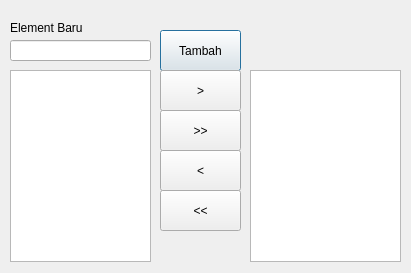
<?xml version="1.0" encoding="UTF-8"?>
<ui version="4.0">
 <class>Dialog</class>
 <widget class="QDialog" name="Dialog">
  <property name="geometry">
   <rect>
    <x>0</x>
    <y>0</y>
    <width>411</width>
    <height>273</height>
   </rect>
  </property>
  <property name="windowTitle">
   <string>Demo QListWidget</string>
  </property>
  <widget class="QLabel" name="label">
   <property name="geometry">
    <rect>
     <x>10</x>
     <y>20</y>
     <width>101</width>
     <height>16</height>
    </rect>
   </property>
   <property name="text">
    <string>Element Baru</string>
   </property>
  </widget>
  <widget class="QLineEdit" name="txtElement">
   <property name="geometry">
    <rect>
     <x>10</x>
     <y>40</y>
     <width>141</width>
     <height>21</height>
    </rect>
   </property>
  </widget>
  <widget class="QListWidget" name="list1">
   <property name="geometry">
    <rect>
     <x>10</x>
     <y>70</y>
     <width>141</width>
     <height>192</height>
    </rect>
   </property>
  </widget>
  <widget class="QPushButton" name="btnAdd">
   <property name="geometry">
    <rect>
     <x>160</x>
     <y>30</y>
     <width>81</width>
     <height>41</height>
    </rect>
   </property>
   <property name="text">
    <string>Tambah</string>
   </property>
  </widget>
  <widget class="QPushButton" name="btnRight">
   <property name="geometry">
    <rect>
     <x>160</x>
     <y>70</y>
     <width>81</width>
     <height>41</height>
    </rect>
   </property>
   <property name="text">
    <string>&gt;</string>
   </property>
  </widget>
  <widget class="QPushButton" name="btnRightAll">
   <property name="geometry">
    <rect>
     <x>160</x>
     <y>110</y>
     <width>81</width>
     <height>41</height>
    </rect>
   </property>
   <property name="text">
    <string>&gt;&gt;</string>
   </property>
  </widget>
  <widget class="QPushButton" name="btnLeft">
   <property name="geometry">
    <rect>
     <x>160</x>
     <y>150</y>
     <width>81</width>
     <height>41</height>
    </rect>
   </property>
   <property name="text">
    <string>&lt;</string>
   </property>
  </widget>
  <widget class="QPushButton" name="btnLeftAll">
   <property name="geometry">
    <rect>
     <x>160</x>
     <y>190</y>
     <width>81</width>
     <height>41</height>
    </rect>
   </property>
   <property name="text">
    <string>&lt;&lt;</string>
   </property>
  </widget>
  <widget class="QListWidget" name="list2">
   <property name="geometry">
    <rect>
     <x>250</x>
     <y>70</y>
     <width>151</width>
     <height>192</height>
    </rect>
   </property>
  </widget>
 </widget>
 <resources/>
 <connections/>
</ui>
